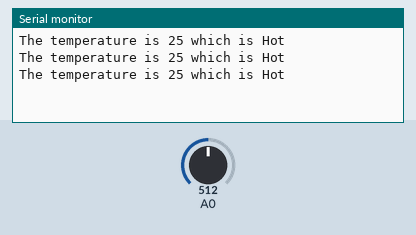
Recording of a program running on a simulated ESP8266 (Wemos D1 mini). Shown: the last lines printed to the serial monitor. The test bench sets the inputs (shaded band); at power-on: A0 = 512.

Above: at 1.3 s.
1.4 s: A0 set to 597
At 1.9 s:
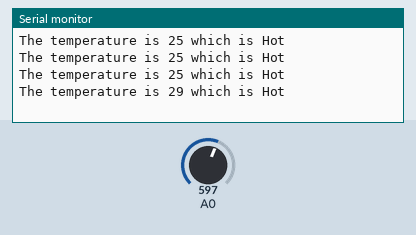
2.9 s: A0 set to 632
At 3.4 s:
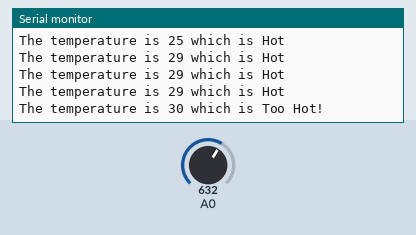
7.0 s: A0 set to 419
At 7.4 s:
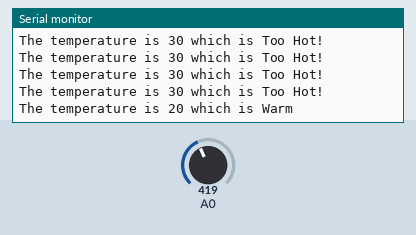
8.5 s: A0 set to 392
At 8.9 s:
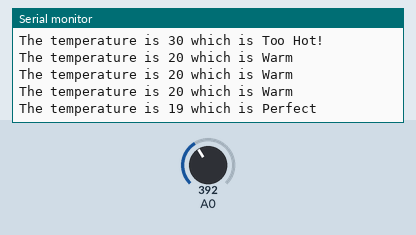

The program:

main.cpp
```cpp
#include <Arduino.h>

/*
"StAuth10222: I Michael Mena, 000817498 certify that this material is my original work.
No other person's work has been used without due acknowledgement. I have not made my work available to anyone else."
*/

void setup()
{
  Serial.begin(115200);
}

void loop()
{
  int iVal;
  iVal = analogRead(A0);
  /*
  part 1
  double percentage = ((double)iVal / 1024);
  double answer = 3.3 * percentage;
  //Serial.println("iVal: "+String(iVal));
  //Serial.println("Percentage: "+String(percentage));
  Serial.println("Digitized Value of " + String(iVal) + " is equal to the digital value of " + String(answer));
  delay(500);
  // put your main code here, to run repeatedly:
  */
  // part 2
  double percentage = ((double)iVal / 1024);
  int answer = 50 * percentage;
  String feels = "";


if (answer < 10){
  feels += "Too cold!";
  }else if (answer < 15)
  {
    feels += "Cool";
  }
  else if (answer < 20)
  {
    feels += "Perfect";
  }
  else if (answer < 25)
  {
    feels += "Warm";
  }
  else if (answer < 30)
  {
    feels += "Hot";
  }
  else
  {
    feels += "Too Hot!";
  }


  Serial.println("The temperature is "+ (String)answer + " which is "+ feels);
  delay(500);
}
```

Measured:
- the behaviour switches between 614 and 615 on A0 (found by bisection; images 1 and 2)
- the behaviour switches between 410 and 409 on A0 (found by bisection; images 3 and 4)
- after the input at 1.4 s, the serial monitor: prints a new line after 0.10 s (image 1)
- after the input at 2.9 s, the serial monitor: prints a new line after 0.10 s (image 2)
- after the input at 7.0 s, the serial monitor: prints a new line at once (image 3)
- after the input at 8.5 s, the serial monitor: prints a new line at once (image 4)
